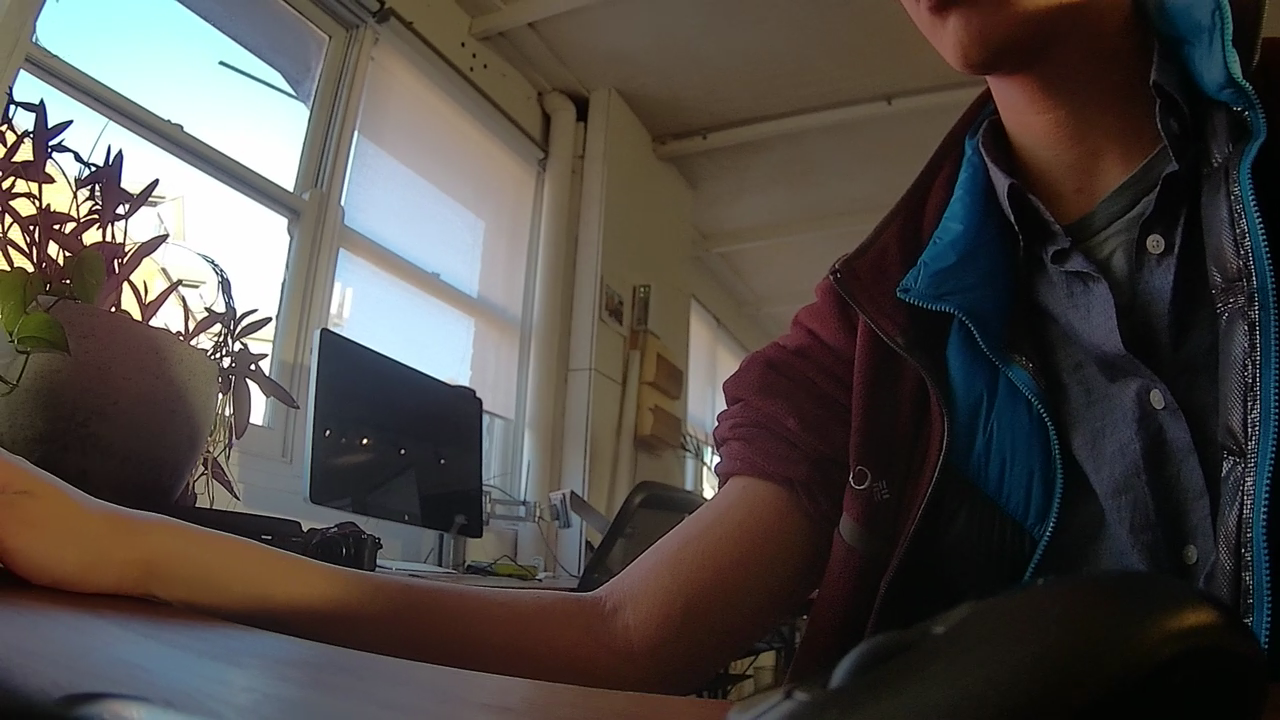
#> input picture s8.bmp, 1280 x 720 px
$ python phase_cor.py
#> lines starting #> are read from the running program, lines starting #| are printed output that depends on the picture; long printed decimals are rounded
import numpy as np
import cv2
src1 = cv2.imread('s8.bmp',0)   # load first image in grayscale
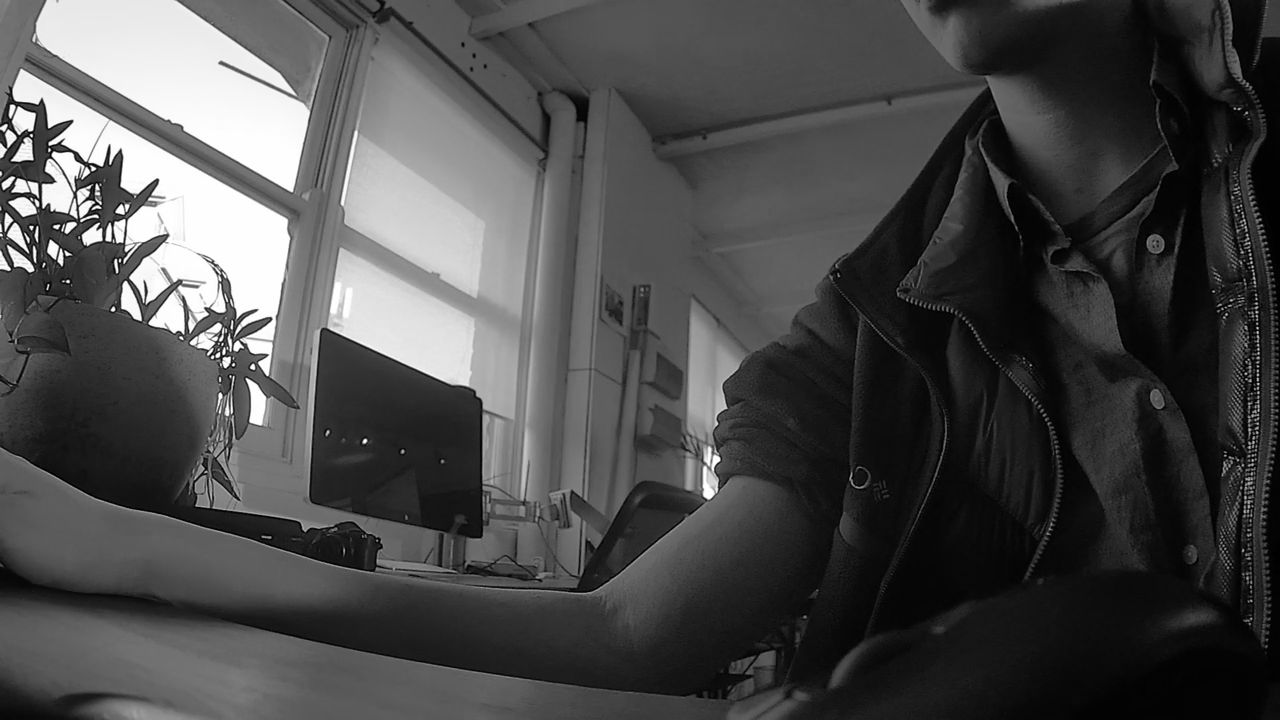
#> src1: shape (720, 1280); min 0, max 255, mean 74.2
src2 = cv2.imread('s9.bmp',0)      # load second image in grayscale
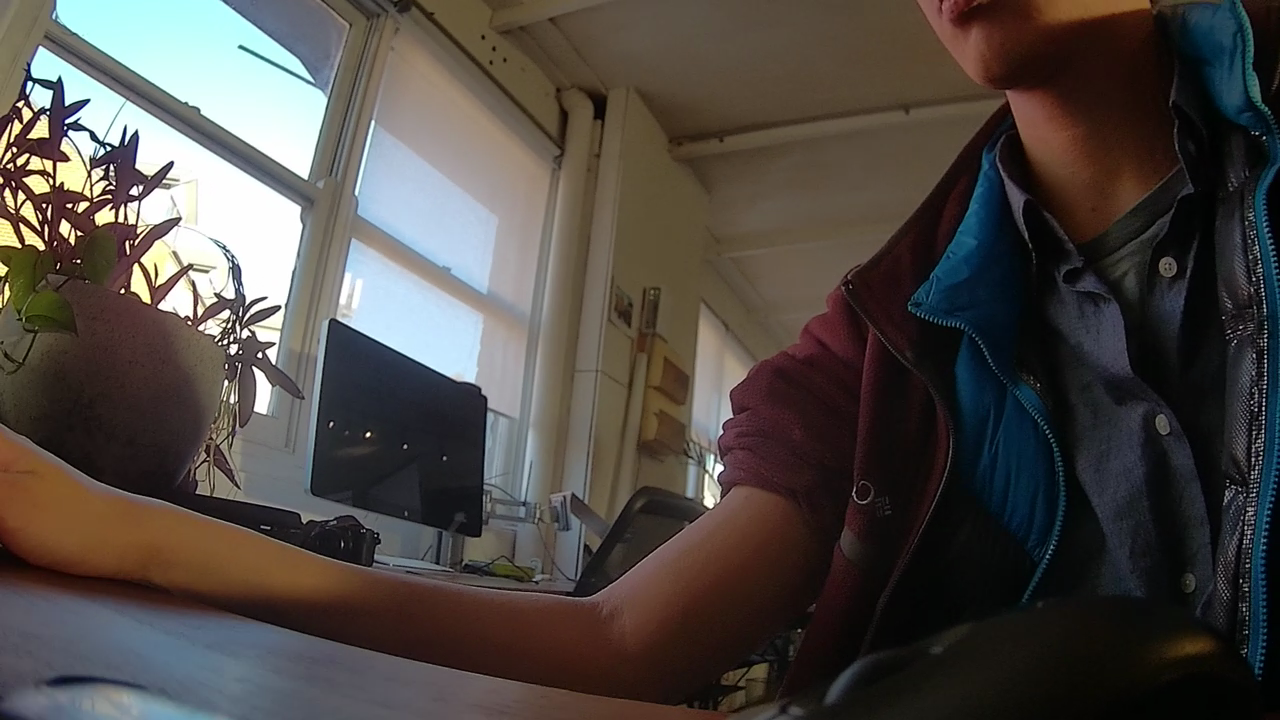
#> input picture s9.bmp, 1280 x 720 px
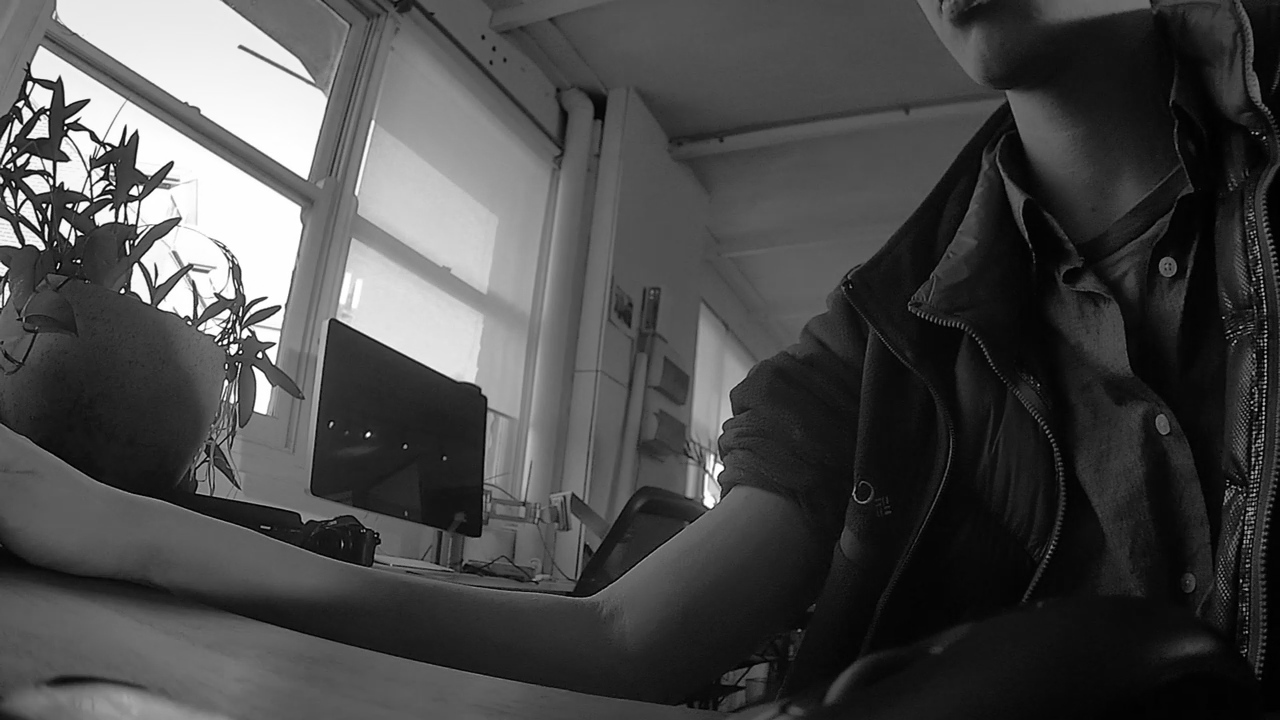
#> src2: shape (720, 1280); min 0, max 255, mean 73.5
src1 = np.float32(src1)             # convert first into float32
src2 = np.float32(src2)             # convert second into float32


h,w = src1.shape
#> h = 720; w = 1280
cX, cY = w//2, h//2
#> cX = 640; cY = 360

prev_polar = cv2.linearPolar(src1,(cX, cY), min(cX, cY), 0)
cur_polar = cv2.linearPolar(src2,(cX, cY), min(cX, cY), 0)
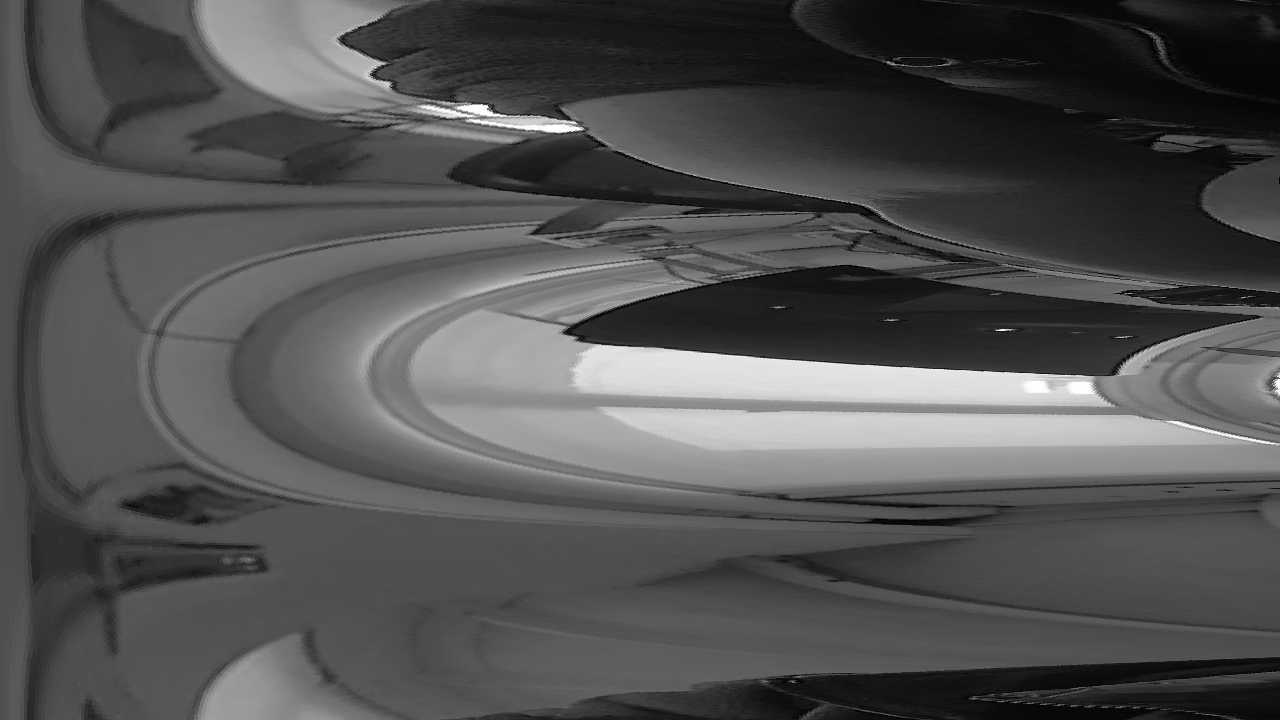
#> cur_polar: shape (720, 1280) float32; min 0, max 255, mean 81

#what is df?
(dx, dy), df = cv2.phaseCorrelate(src1,src2) # now calculate the phase correlation
#> dx = 10.07; dy = -15.72; df = 0.117

print(dx, dy)
#| 10.070 -15.715

(sx, sy), sf = cv2.phaseCorrelate(prev_polar, cur_polar)
#> sx = 31.51; sy = 1.95; sf = 0.108

rotation = -sy / h * 360;
#> rotation = -0.977
print(rotation)
#| -0.9774
